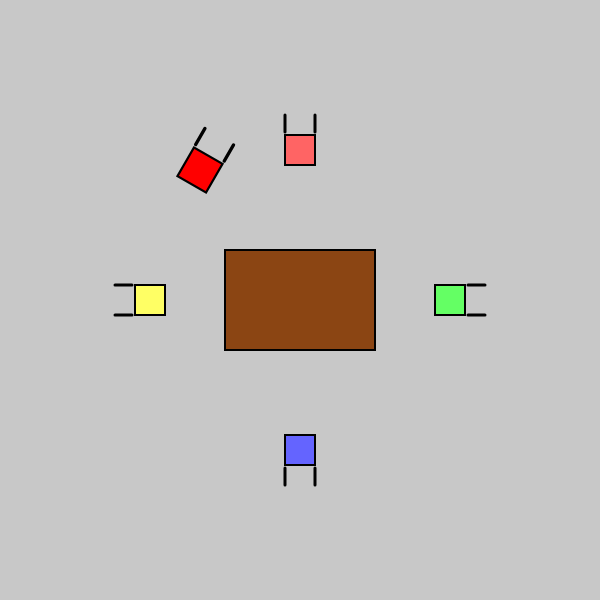
Frame 1 (no input)
Frame 60 (no input): identical to frame 1, image omitted
Frame 120 (the mouse pressed at the canvas centre since frame 60): identical to frame 1, image omitted

The p5.js sketch that drew this single still picture (run headless with seeded random() and noise() and a simulated clock; from frame 60 on, the mouse is pressed at the canvas centre):

// p5.js sketch
// ── sketch.js
// Clase Table (Mesa)
class Table {
  constructor(x, y, width, height, color) {
    this.x = x;
    this.y = y;
    this.width = width;
    this.height = height;
    this.color = color;
  }

  display() {
    push();
    translate(this.x, this.y);
    fill(this.color);
    stroke(0);
    strokeWeight(2);
    // Dibujar mesa desde perspectiva topdown
    rect(-this.width / 2, -this.height / 2, this.width, this.height);
    pop();
  }
}

// Clase Chair (Silla)
class Chair {
  constructor(x, y, scale, rotation, color) {
    this.x = x;
    this.y = y;
    this.scale = scale;
    this.rotation = rotation; // en radianes
    this.color = color;
  }

  display() {
    push();
    translate(this.x, this.y);
    rotate(this.rotation);
    scale(this.scale);
    
    // Dibujar silla desde perspectiva topdown
    // Asiento (cuadrado pequeño)
    fill(this.color);
    stroke(0);
    strokeWeight(2);
    rect(-15, -15, 30, 30);
    
    // Respaldos (líneas gruesas a los lados)
    strokeWeight(3);
    line(-15, -18, -15, -35);
    line(15, -18, 15, -35);
    
    pop();
  }
}

let mesa;
let silla1, silla2, silla3, silla4;

function setup() {
  createCanvas(600, 600);
  
  // Crear una mesa en el centro
  mesa = new Table(300, 300, 150, 100, color(139, 69, 19)); // marrón
  
  // Crear 4 sillas alrededor de la mesa
  silla1 = new Chair(300, 150, 1, 0, color(255, 100, 100)); // roja
  silla2 = new Chair(450, 300, 1, PI / 2, color(100, 255, 100)); // verde
  silla3 = new Chair(300, 450, 1, PI, color(100, 100, 255)); // azul
  silla4 = new Chair(150, 300, 1, -PI / 2, color(255, 255, 100)); // amarilla


  silla5 = new Chair(200, 170, 1.1, PI / 6, color(255, 0, 0));
}

function draw() {
  background(200);
  
  // Dibujar mesa y sillas
  mesa.display();
  silla1.display();
  silla2.display();
  silla3.display();
  silla4.display();
  silla5.display();
}
